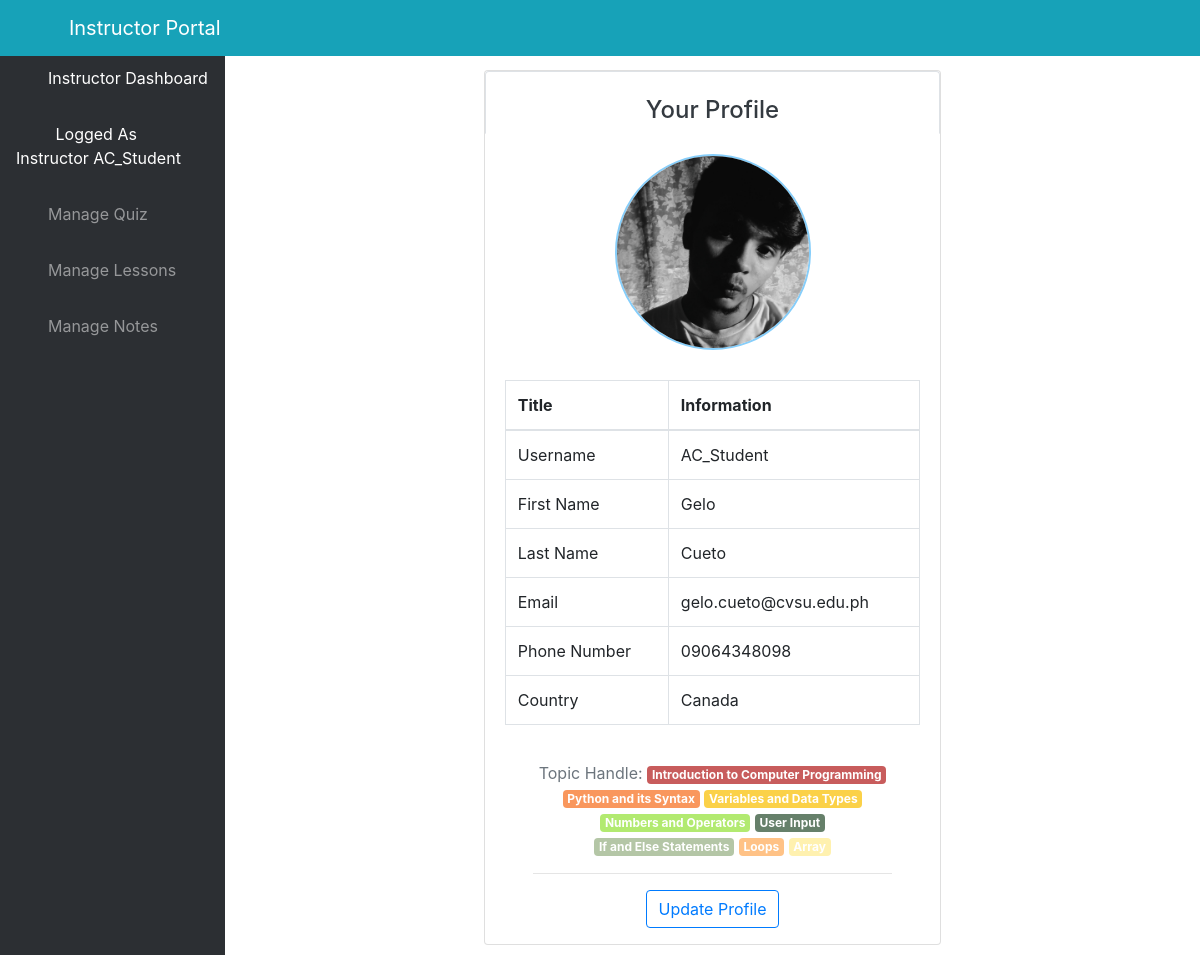
The app's page /user_profile/ (signed in) with its own data.
### elearn/models.py (models this page shows, shortened)
class User(AbstractUser):
    is_learner = models.BooleanField(default=False)
    is_instructor = models.BooleanField(default=False)
    is_admin = models.BooleanField(default=False)

class Profile(models.Model):
    user = models.OneToOneField(User, on_delete=models.CASCADE)
    avatar = models.ImageField(upload_to='', default='no-img.jpg', blank=True)
    first_name = models.CharField(max_length=255, default='')
    last_name = models.CharField(max_length=255, default='')
    email = models.EmailField(default='none@email.com')
    phonenumber = models.CharField(max_length=255, blank=True, null=True)
    birth_date = models.DateField(default='1975-12-12')
    bio = models.TextField(default='')
    city = models.CharField(max_length=255, default='')
    state = models.CharField(max_length=255, default='')
    country = models.CharField(max_length=255, default='')
    favorite_animal = models.CharField(max_length=255, default='')
    hobby = models.CharField(max_length=255, default='')

class Course(models.Model):
    name = models.CharField(max_length=30)
    color = models.CharField(max_length=7, default='#007bff')
    def get_html_badge(self):
        name = escape(self.name)
        color = escape(self.color)
        html = '<span class="badge badge-primary" style="background-color: %s">%s</span>' % (color, name)
        return mark_safe(html)

### elearn/views.py (the view)
# urls.py: path('user_profile/', views.user_profile, name='user_profile'),
def user_profile(request):
    current_user = request.user
    user_id = current_user.id
    print(user_id)
    users = Profile.objects.filter(user_id=user_id)
    users = {'users': users}
    return render(request, 'dashboard/instructor/user_profile.html', users)

### elearn/templates/dashboard/instructor/user_profile.html (shortened to what this page needs)
{% extends 'dashboard/instructor/base.html' %}
{% load static %}
{% block body %}
    <div class="container-fluid">
        <div class="row">
            <div class="col-sm-3" style="color: red">
            </div>
            <div class="col-sm-6" style="padding-top: 20px">
                <div class="card mb-3">
                    {% if users %}
                        {% for user in users %}
                            <nav>
                                <div class="nav nav-tabs nav-fill" id="nav-tab" role="tablist">
                                    <h4 class="pt-4 nav-item nav-link active text-dark">Your Profile</h4>
                                </div>
                            </nav>
                            <div class="card-body">
                                {% if user.avatar %}
                                    <center>
                                        <div class="avatar avatar--xlarge"><img class="" style=""
                                                           src="{{ user.avatar.url }}" alt="{{ user.user.username }}">
                                        </div>
                                    </center><br>
                                {% else %}
                                    <span class="text-muted">text-danger Picture for {{ user.user.username }}</span>
                                {% endif %}
                                <table class="table table-bordered">
                                    <thead>
                                    <tr>
                                        <th>Title</th>
                                        <th>Information</th>
                                    </tr>
                                    </thead>
                                    <tbody>
                                    <tr>
                                        <td>Username</td>
                                        <td>{{ user.user.username }}</td>
                                    </tr>
                                    <tr>
                                        <td>First Name</td>
                                        <td>{{ user.user.first_name }}</td>
                                    </tr>
                                    <tr>
                                        <td>Last Name</td>
                                        <td>{{ user.user.last_name }}</td>
                                    </tr>
                                    <tr>
                                        <td>Email</td>
                                        <td>{{ user.user.email }}</td>
                                    </tr>
                                    <tr>
                                        <td>Phone Number</td>
                                        <td>{{ user.phonenumber }}</td>
                                    </tr>
                                    <tr>
                                        <td>Country</td>
                                        <td>{{ user.country }}</td>
                                    </tr>
                                    </tbody>
                                </table>
                            </div>
                        {% endfor %}
                        <div class="px-5 pb-3 text-center">
                            <p class="text-muted">
                                Topic Handle:{% for course in user.learner.interests.all %}
                                {{ course.get_html_badge }}{% endfor %}
                            </p>
                            <hr>
                            <span class="ml-4 mr-4"><a href="{% url 'iupdate_profile' %}"><button type="button"
                                                                                                  class="btn btn-outline-primary">Update Profile</button></a></span>
                        </div>
                        </div>
                        </div>
                        </div>
                        </div>
                        </div>
                    {% else %}
                        <center><span><p class="text-danger">No profile created yet</p></span></center>
                        <center><a href="{% url 'lcreate_profile' %}">Click here to create</a></center>
                    {% endif %}
    </body>
    </html>
{% endblock %}

### elearn/templates/dashboard/instructor/base.html (shortened to what this page needs)
<!DOCTYPE html>
<html lang="en">
<head>
    {% load static %}
    <link href="{% static 'vendor/fontawesome-free/css/all.min.css' %}" rel="stylesheet" type="text/css">
    <link href="{% static 'vendor/datatables/dataTables.bootstrap4.css' %}" rel="stylesheet">
    <link href="{% static 'css/sb-admin.css' %}" rel="stylesheet">
</head>
<body id="page-top">
<nav class="navbar navbar-expand navbar-light bg-info fixed-top">
    <button class="btn btn-link btn-sm text-white order-1 order-sm-0" id="sidebarToggle" href="#">
        <i class="fas fa-bars"></i>
    </button>
    <a class="navbar-brand ml-4 text-white" href="">Instructor Portal</a>
    <ul class="navbar-nav ml-auto mr-0 mr-md-3 my-2 my-md-0">
        <li class="nav-item dropdown no-arrow">
            <a class="nav-link dropdown-toggle" href="#" id="userDropdown" role="button" data-toggle="dropdown"
               aria-haspopup="true" aria-expanded="false">
                <i class="fas fa-user-circle fa-fw text-white"></i>
            </a>
        </li>
    </ul>
</nav>
<div id="wrapper" style="padding-top: 50px;">
    <ul class="sidebar navbar-nav">
        <li class="nav-item active">
            <a class="nav-link" href="{% url 'instructor' %}">
                <i class="fa fa-home" aria-hidden="true"></i>
                <span>Instructor Dashboard</span>
            </a>
        </li>
        <li class="nav-item active">
            <a class="nav-link" href="{% url 'user_profile' %}">
                <i class="fas fa-user-circle fa-fw text-info"></i>
                <span>Logged As Instructor {{ user.username }}</span>
            </a>
        </li>
        <li class="nav-item dropdown no-arrow">
            <a class="nav-link dropdown-toggle" data-toggle="dropdown" aria-haspopup="true" aria-expanded="false"
               href="">
                <i class="fa fa-th-list" aria-hidden="true"></i>
                <span>Manage Quiz</span>
            </a>
        </li>
        <li class="nav-item dropdown no-arrow">
            <a class="nav-link dropdown-toggle" data-toggle="dropdown" aria-haspopup="true" aria-expanded="false"
               href="">
                <i class="fas fa-book-reader" aria-hidden="true"></i>
                <span>Manage Lessons</span>
            </a>
        </li>
        <li class="nav-item">
            <a class="nav-link" href="{% url 'lnotes' %}">
                <i class="fas fa-pen" aria-hidden="true"></i>
                <span>Manage Notes</span>
            </a>
        </li>
    </ul>
    {% block body %}{% endblock %}

### elearn/templates/dashboard/instructor/user_profile.html (style rules this page uses)
.avatar { position: relative; display: inline-block; border-radius: 50%; border: 2px solid lightskyblue; }
.avatar img { display: block; border-radius: 50%; object-fit: cover; object-position: center; }
.avatar.avatar--xlarge img { display: block; width: 12rem; height: 12rem; border-radius: 50%; }
.avatar.avatar--xlarge:after { width: 1rem; height: 1rem; bottom: 2px; right: 3.5px; }

### records on screen
User: username "AC_Student"
Profile: avatar (picture), user.username "AC_Student", user.first_name "Gelo", user.last_name "Cueto", user.email "gelo.cueto@cvsu.edu.ph", phonenumber "09064348098", country "Canada"
Course: get_html_badge "Introduction to Computer Programming"
Course: get_html_badge "Python and its Syntax"
Course: get_html_badge "Variables and Data Types"
Course: get_html_badge "Numbers and Operators"
Course: get_html_badge "User Input"
Course: get_html_badge "If and Else Statements"
Course: get_html_badge "Loops"
